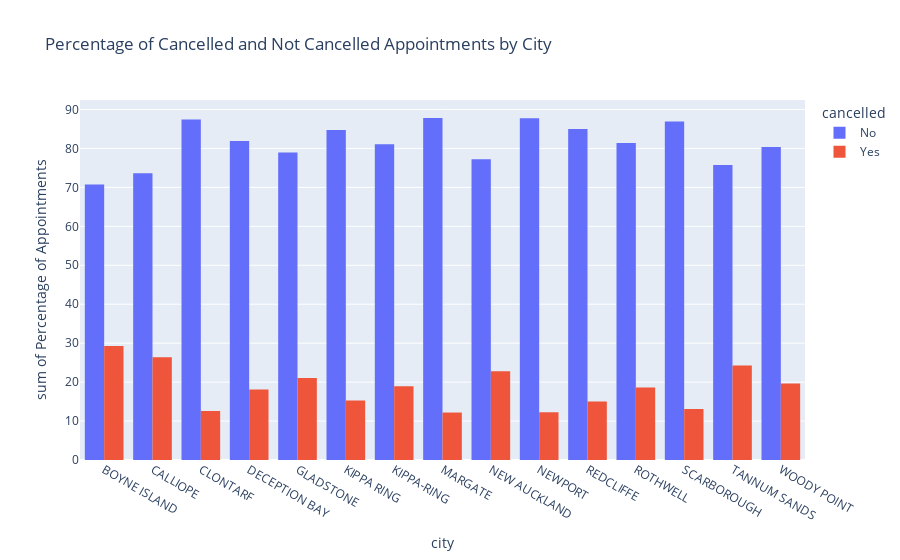

Here is the notebook cell this chart was saved with:
### Code cell
final_df['city'] = final_df['city'].str.upper().str.strip()
top_10_cities = final_df['city'].value_counts().head(15).index
filtered_df = final_df[final_df['city'].isin(top_10_cities)]
demographics = filtered_df.groupby(['city', 'cancelled']).size().reset_index(name='count')
total_counts = filtered_df.groupby('city').size().reset_index(name='total_count')
demographics = demographics.merge(total_counts, on='city')
demographics['percentage'] = (demographics['count'] / demographics['total_count']) * 100
fig = px.histogram(demographics, x="city", y="percentage", color='cancelled', barmode='group',
                   title='Percentage of Cancelled and Not Cancelled Appointments by City',
                   labels={'percentage': 'Percentage of Appointments'})
fig.show()

### Figure 1 — Plotly figure (JSON) as saved in the notebook; plotly's stock layout.template omitted (floating-point values rounded to 4 significant figures)
{"data": [{"alignmentgroup": "True", "bingroup": "x", "histfunc": "sum", "hovertemplate": "cancelled=No<br>city=%{x}<br>sum of Percentage of Appointments=%{y}<extra></extra>", "legendgroup": "No", "marker": {"color": "#636efa", "pattern": {"shape": ""}}, "name": "No", "offsetgroup": "No", "orientation": "v", "showlegend": true, "type": "histogram", "x": ["BOYNE ISLAND", "CALLIOPE", "CLONTARF", "DECEPTION BAY", "GLADSTONE", "KIPPA RING", "KIPPA-RING", "MARGATE", "NEW AUCKLAND", "NEWPORT", "REDCLIFFE", "ROTHWELL", "SCARBOROUGH", "TANNUM SANDS", "WOODY POINT"], "xaxis": "x", "y": [70.74, 73.6, 87.4, 81.89, 78.95, 84.73, 81.06, 87.81, 77.23, 87.74, 85.0, 81.4, 86.91, 75.76, 80.39], "yaxis": "y"}, {"alignmentgroup": "True", "bingroup": "x", "histfunc": "sum", "hovertemplate": "cancelled=Yes<br>city=%{x}<br>sum of Percentage of Appointments=%{y}<extra></extra>", "legendgroup": "Yes", "marker": {"color": "#EF553B", "pattern": {"shape": ""}}, "name": "Yes", "offsetgroup": "Yes", "orientation": "v", "showlegend": true, "type": "histogram", "x": ["BOYNE ISLAND", "CALLIOPE", "CLONTARF", "DECEPTION BAY", "GLADSTONE", "KIPPA RING", "KIPPA-RING", "MARGATE", "NEW AUCKLAND", "NEWPORT", "REDCLIFFE", "ROTHWELL", "SCARBOROUGH", "TANNUM SANDS", "WOODY POINT"], "xaxis": "x", "y": [29.26, 26.4, 12.6, 18.11, 21.05, 15.27, 18.94, 12.19, 22.77, 12.26, 15.0, 18.6, 13.09, 24.24, 19.61], "yaxis": "y"}], "layout": {"barmode": "group", "legend": {"title": {"text": "cancelled"}, "tracegroupgap": 0}, "title": {"text": "Percentage of Cancelled and Not Cancelled Appointments by City"}, "xaxis": {"anchor": "y", "domain": [0, 1], "title": {"text": "city"}}, "yaxis": {"anchor": "x", "domain": [0, 1], "title": {"text": "sum of Percentage of Appointments"}}}}
